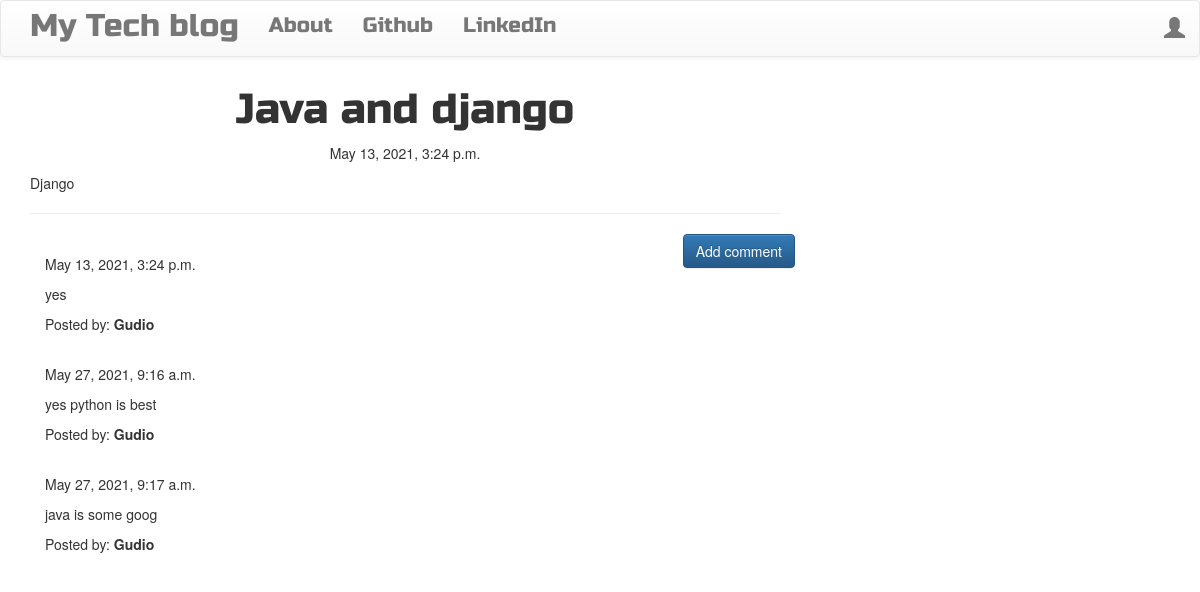
Screenshot of /post/3 with the database file from the repository.
### blog/models.py (models this page shows, shortened)
class Post(models.Model):
    author = models.ForeignKey('auth.User',on_delete=models.CASCADE)
    title = models.CharField(max_length=200)
    text = models.TextField()
    created_date = models.DateTimeField(default=timezone.now)
    published_date = models.DateTimeField(blank=True, null=True)

class Comment(models.Model):
    post = models.ForeignKey('blog.Post', related_name='comments',on_delete=models.CASCADE)
    author = models.CharField(max_length=200)
    text = models.TextField()
    created_date = models.DateTimeField(default=timezone.now)
    approved_comment = models.BooleanField(default=False)

### blog/views.py (the view)
# urls.py: url(r'^post/(?P<pk>\d+)$', views.PostDetailView.as_view(), name='post_detail'),
class PostDetailView(DetailView):
    model = Post

### blog/templates/blog/post_detail.html (shortened to what this page needs)
{% extends 'blog/base.html' %}
{% block content %}
        <h1 class='posttitle loader'>{{ post.title }}</h1>
        {% if post.published_date %}
            <div class="date postdate">
                {{ post.published_date }}
            </div>
        {% else %}
            <a class="btn btn-default" href="{% url 'post_publish' pk=post.pk %}">Publish</a>
        {% endif %}
      <p class='postcontent' >{{ post.text|safe|linebreaksbr }}</p>
  <hr>
  <a class="btn btn-primary btn-comment" href="{% url 'add_comment_to_post' pk=post.pk %}">Add comment</a>
  <div class="container">
  {% for comment in post.comments.all %}
  <br>
      {% if user.is_authenticated or comment.approved_comment %}
              {{ comment.created_date }}
          <p>{{ comment.text|safe|linebreaks }}</p>
          <p>Posted by: <strong>{{ comment.author }}</strong></p>
      {% endif %}
  {% empty %}
      <p>No comments posted.</p>
  {% endfor %}
</div>
{% endblock %}

### blog/static/css/blog.css (style rules this page uses)
.postdate { text-align: center; }
.posttitle { font-family: 'Russo One', sans-serif; font-size: 3em; text-align: center; }
.postcontent { font-family: 'Montserrat'; font-size: 1.5em; }
.btn-comment { position: absolute; right: 0px; }
.loader { filter:hue-rotate(0deg); color: linear-gradient(45deg,#0f8,#08f); animation:hue 5000ms infinite linear; }

### rows the page displays
Post: title "Java and django", published_date "May 13, 2021, 3:24 p.m.", text "Django"
Comment: created_date "May 13, 2021, 3:24 p.m.", text "yes", author "Gudio"
Comment: created_date "May 27, 2021, 9:16 a.m.", text "yes python is best", author "Gudio"
Comment: created_date "May 27, 2021, 9:17 a.m.", text "java is some goog", author "Gudio"
